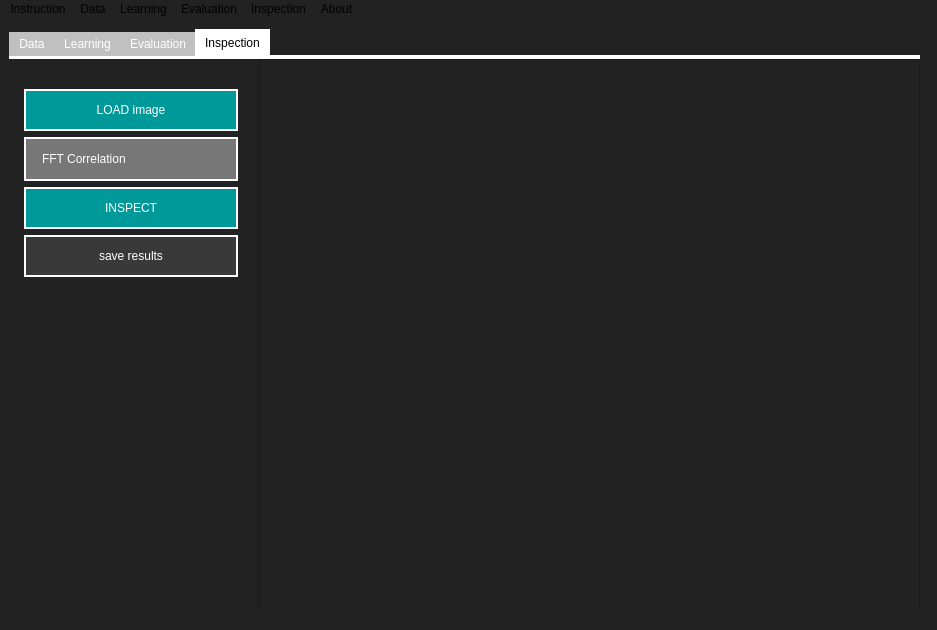
<?xml version="1.0" encoding="UTF-8"?>
<ui version="4.0">
 <class>MainWindow</class>
 <widget class="QMainWindow" name="MainWindow">
  <property name="geometry">
   <rect>
    <x>0</x>
    <y>0</y>
    <width>937</width>
    <height>630</height>
   </rect>
  </property>
  <property name="windowTitle">
   <string>Pridentifier</string>
  </property>
  <property name="styleSheet">
   <string notr="true">background-color: #222222;</string>
  </property>
  <widget class="QWidget" name="centralwidget">
   <widget class="QWidget" name="gridLayoutWidget">
    <property name="geometry">
     <rect>
      <x>9</x>
      <y>9</y>
      <width>911</width>
      <height>611</height>
     </rect>
    </property>
    <layout class="QGridLayout" name="gridLayout">
     <item row="0" column="0">
      <widget class="QTabWidget" name="tabWidget">
       <property name="styleSheet">
        <string notr="true">QTabWidget::pane {
    border-top: 4px solid #fff;
    background-color: #fff;
}

QTabWidget::tab-bar:top {
    top: 1px;
}

QTabWidget::tab-bar:bottom {
    bottom: 1px;
}

QTabWidget::tab-bar:left {
    right: 1px;
}

QTabWidget::tab-bar:right {
    left: 1px;
}

QTabBar::tab {
    border: 0px solid #fff;
	background-color: #393939;
	color: #fff;
	

}

QTabBar::tab:selected {
    background: white;
	color: #000;
}

QTabBar::tab:!selected {
    background: silver;
}

QTabBar::tab:!selected:hover {
    background: #777777;
}

QTabBar::tab:top:!selected {
    margin-top: 3px;
}

QTabBar::tab:bottom:!selected {
    margin-bottom: 3px;
}

QTabBar::tab:top, QTabBar::tab:bottom {
    min-width: 8ex;
    margin-right: -1px;
    padding: 5px 10px 5px 10px;
}

QTabBar::tab:top:selected {
    border-bottom-color: none;
}

QTabBar::tab:bottom:selected {
    border-top-color: none;
}

QTabBar::tab:top:last, QTabBar::tab:bottom:last,
QTabBar::tab:top:only-one, QTabBar::tab:bottom:only-one {
    margin-right: 0;
}

QTabBar::tab:left:!selected {
    margin-right: 3px;
}

QTabBar::tab:right:!selected {
    margin-left: 3px;
}

QTabBar::tab:left, QTabBar::tab:right {
    min-height: 8ex;
    margin-bottom: -1px;
    padding: 10px 5px 10px 5px;

}

QTabBar::tab:left:selected {
    border-left-color: none;
}

QTabBar::tab:right:selected {
    border-right-color: none;
}

QTabBar::tab:left:last, QTabBar::tab:right:last,
QTabBar::tab:left:only-one, QTabBar::tab:right:only-one {
    margin-bottom: 0;
}</string>
       </property>
       <property name="currentIndex">
        <number>3</number>
       </property>
       <widget class="QWidget" name="tab">
        <property name="styleSheet">
         <string notr="true"/>
        </property>
        <attribute name="title">
         <string>Data</string>
        </attribute>
        <widget class="QWidget" name="horizontalLayoutWidget">
         <property name="geometry">
          <rect>
           <x>0</x>
           <y>0</y>
           <width>911</width>
           <height>591</height>
          </rect>
         </property>
         <layout class="QHBoxLayout" name="horizontalLayout_6">
          <item>
           <layout class="QVBoxLayout" name="verticalLayout_7">
            <property name="spacing">
             <number>-1</number>
            </property>
            <property name="leftMargin">
             <number>15</number>
            </property>
            <property name="topMargin">
             <number>30</number>
            </property>
            <property name="rightMargin">
             <number>15</number>
            </property>
            <property name="bottomMargin">
             <number>15</number>
            </property>
            <item>
             <widget class="QComboBox" name="load_method">
              <property name="styleSheet">
               <string notr="true">QComboBox {
	background-color: #777777;
	min-width: 160px;
	padding: 12px 16px;
	border: 2px solid #fff;
	color: #fff;
}


QComboBox::drop-down {
	border-left-width: 0px;
    border-left-color: none;
    border-left-style: solid; /* just a single line */
	margin-right: 10px;

}

QComboBox::down-arrow {
    image: url(/Users/resa/Projekte/Korensics/arrow.png);
	height: 100px;
}</string>
              </property>
              <item>
               <property name="text">
                <string>FFT Fingerprint</string>
               </property>
              </item>
              <item>
               <property name="text">
                <string>images only</string>
               </property>
              </item>
             </widget>
            </item>
            <item>
             <widget class="QPushButton" name="load">
              <property name="styleSheet">
               <string notr="true">QPushButton {
background-color: #009999;
min-width: 160px;
padding: 12px 16px;
border: 2px solid #fff;
color: #fff;
}
QPushButton:hover {
	background-color: #75bdc3;
}</string>
              </property>
              <property name="text">
               <string>LOAD</string>
              </property>
             </widget>
            </item>
            <item>
             <widget class="QPushButton" name="export_data">
              <property name="styleSheet">
               <string notr="true">QPushButton {
	display: none;
	background-color: #393939;
	min-width: 160px;
	padding: 12px 16px;
	border: 2px solid #fff;
	color: #fff;
}

QPushButton:hover {
	background-color: #777777;
}</string>
              </property>
              <property name="text">
               <string>export data</string>
              </property>
             </widget>
            </item>
            <item>
             <widget class="QPushButton" name="import_data">
              <property name="styleSheet">
               <string notr="true">QPushButton{
	display: none;
	background-color: #393939;
	min-width: 160px;
	padding: 12px 16px;
	border: 2px solid #fff;
	color: #fff;
}

QPushButton:hover {
	background-color: #777777;
}</string>
              </property>
              <property name="text">
               <string>import data</string>
              </property>
             </widget>
            </item>
            <item>
             <spacer name="verticalSpacer_12">
              <property name="orientation">
               <enum>Qt::Vertical</enum>
              </property>
              <property name="sizeHint" stdset="0">
               <size>
                <width>20</width>
                <height>40</height>
               </size>
              </property>
             </spacer>
            </item>
           </layout>
          </item>
          <item>
           <widget class="QListWidget" name="listWidget_6">
            <property name="styleSheet">
             <string notr="true">border: 0px;</string>
            </property>
           </widget>
          </item>
         </layout>
        </widget>
       </widget>
       <widget class="QWidget" name="tab_2">
        <attribute name="title">
         <string>Learning</string>
        </attribute>
        <widget class="QWidget" name="horizontalLayoutWidget_2">
         <property name="geometry">
          <rect>
           <x>0</x>
           <y>0</y>
           <width>911</width>
           <height>591</height>
          </rect>
         </property>
         <layout class="QHBoxLayout" name="horizontalLayout_2">
          <item>
           <layout class="QVBoxLayout" name="verticalLayout_3">
            <property name="leftMargin">
             <number>15</number>
            </property>
            <property name="topMargin">
             <number>30</number>
            </property>
            <property name="rightMargin">
             <number>15</number>
            </property>
            <property name="bottomMargin">
             <number>15</number>
            </property>
            <item>
             <widget class="QComboBox" name="train_method">
              <property name="styleSheet">
               <string notr="true">QComboBox {
	background-color: #777777;
	min-width: 160px;
	padding: 12px 16px;
	border: 2px solid #fff;
	color: #fff;
}


QComboBox::drop-down {
	border-left-width: 0px;
    border-left-color: none;
    border-left-style: solid; /* just a single line */
	margin-right: 10px;

}

QComboBox::down-arrow {
    image: url(/Users/resa/Projekte/Korensics/arrow.png);
	height: 100px;
}</string>
              </property>
              <item>
               <property name="text">
                <string>FFT Correlation</string>
               </property>
              </item>
              <item>
               <property name="text">
                <string>Bayes Classifier</string>
               </property>
              </item>
              <item>
               <property name="text">
                <string>Support Vector Machine</string>
               </property>
              </item>
              <item>
               <property name="text">
                <string>Neural Network</string>
               </property>
              </item>
             </widget>
            </item>
            <item>
             <widget class="QPushButton" name="train">
              <property name="styleSheet">
               <string notr="true">QPushButton{
	background-color: #009999;
	min-width: 160px;
	padding: 12px 16px;
	border: 2px solid #fff;
	color: #fff;
}

QPushButton:hover {
	background-color: #75bdc3;
}</string>
              </property>
              <property name="text">
               <string>TRAIN</string>
              </property>
             </widget>
            </item>
            <item>
             <widget class="QPushButton" name="export_knowledge">
              <property name="styleSheet">
               <string notr="true">QPushButton {
	display: none;
	background-color: #393939;
	min-width: 160px;
	padding: 12px 16px;
	border: 2px solid #fff;
	color: #fff;
}

QPushButton:hover {
	background-color: #777777;
}</string>
              </property>
              <property name="text">
               <string>export knowledge</string>
              </property>
             </widget>
            </item>
            <item>
             <widget class="QPushButton" name="import_knowledge">
              <property name="styleSheet">
               <string notr="true">QPushButton {
	display: none;
	background-color: #393939;
	min-width: 160px;
	padding: 12px 16px;
	border: 2px solid #fff;
	color: #fff;
}

QPushButton:hover {
	background-color: #777777;
}</string>
              </property>
              <property name="text">
               <string>import knowledge</string>
              </property>
             </widget>
            </item>
            <item>
             <spacer name="verticalSpacer_13">
              <property name="orientation">
               <enum>Qt::Vertical</enum>
              </property>
              <property name="sizeHint" stdset="0">
               <size>
                <width>20</width>
                <height>40</height>
               </size>
              </property>
             </spacer>
            </item>
           </layout>
          </item>
          <item>
           <widget class="QListWidget" name="listWidget_2">
            <property name="styleSheet">
             <string notr="true">border: 0px;</string>
            </property>
           </widget>
          </item>
         </layout>
        </widget>
       </widget>
       <widget class="QWidget" name="tab_3">
        <attribute name="title">
         <string>Evaluation</string>
        </attribute>
        <widget class="QWidget" name="horizontalLayoutWidget_3">
         <property name="geometry">
          <rect>
           <x>0</x>
           <y>0</y>
           <width>911</width>
           <height>591</height>
          </rect>
         </property>
         <layout class="QHBoxLayout" name="horizontalLayout_3">
          <item>
           <layout class="QVBoxLayout" name="verticalLayout_4">
            <property name="leftMargin">
             <number>15</number>
            </property>
            <property name="topMargin">
             <number>30</number>
            </property>
            <property name="rightMargin">
             <number>15</number>
            </property>
            <property name="bottomMargin">
             <number>15</number>
            </property>
            <item>
             <widget class="QComboBox" name="evaluation_method">
              <property name="styleSheet">
               <string notr="true">QComboBox {
	background-color: #777777;
	min-width: 160px;
	padding: 12px 16px;
	border: 2px solid #fff;
	color: #fff;
}


QComboBox::drop-down {
	border-left-width: 0px;
    border-left-color: none;
    border-left-style: solid; /* just a single line */
	margin-right: 10px;

}

QComboBox::down-arrow {
    image: url(/Users/resa/Projekte/Korensics/arrow.png);
	height: 100px;
}</string>
              </property>
              <item>
               <property name="text">
                <string>FFT Correlation</string>
               </property>
              </item>
              <item>
               <property name="text">
                <string>Naive Bayes</string>
               </property>
              </item>
              <item>
               <property name="text">
                <string>Support Vector Machine</string>
               </property>
              </item>
              <item>
               <property name="text">
                <string>Neural Network</string>
               </property>
              </item>
             </widget>
            </item>
            <item>
             <widget class="QPushButton" name="evaluate">
              <property name="styleSheet">
               <string notr="true">QPushButton{
	background-color: #009999;
	min-width: 160px;
	padding: 12px 16px;
	border: 2px solid #fff;
	color: #fff;
}

QPushButton:hover {
	background-color: #75bdc3;
}</string>
              </property>
              <property name="text">
               <string>EVALUATE</string>
              </property>
             </widget>
            </item>
            <item>
             <widget class="QPushButton" name="save_statistics">
              <property name="styleSheet">
               <string notr="true">QPushButton {
	display: none;
	background-color: #393939;
	min-width: 160px;
	padding: 12px 16px;
	border: 2px solid #fff;
	color: #fff;
}

QPushButton:hover {
	background-color: #777777;
}</string>
              </property>
              <property name="text">
               <string>save statistics</string>
              </property>
             </widget>
            </item>
            <item>
             <spacer name="verticalSpacer_5">
              <property name="orientation">
               <enum>Qt::Vertical</enum>
              </property>
              <property name="sizeHint" stdset="0">
               <size>
                <width>20</width>
                <height>40</height>
               </size>
              </property>
             </spacer>
            </item>
           </layout>
          </item>
          <item>
           <widget class="QListWidget" name="listWidget_3"/>
          </item>
         </layout>
        </widget>
       </widget>
       <widget class="QWidget" name="tab_4">
        <attribute name="title">
         <string>Inspection</string>
        </attribute>
        <widget class="QWidget" name="horizontalLayoutWidget_4">
         <property name="geometry">
          <rect>
           <x>0</x>
           <y>0</y>
           <width>911</width>
           <height>591</height>
          </rect>
         </property>
         <layout class="QHBoxLayout" name="horizontalLayout_4">
          <item>
           <layout class="QVBoxLayout" name="verticalLayout_5">
            <property name="spacing">
             <number>-1</number>
            </property>
            <property name="leftMargin">
             <number>15</number>
            </property>
            <property name="topMargin">
             <number>30</number>
            </property>
            <property name="rightMargin">
             <number>15</number>
            </property>
            <property name="bottomMargin">
             <number>15</number>
            </property>
            <item>
             <widget class="QPushButton" name="load_image">
              <property name="styleSheet">
               <string notr="true">QPushButton{
	background-color: #009999;
	min-width: 160px;
	padding: 12px 16px;
	border: 2px solid #fff;
	color: #fff;
}

QPushButton:hover {
	background-color: #75bdc3;
}</string>
              </property>
              <property name="text">
               <string>LOAD image</string>
              </property>
             </widget>
            </item>
            <item>
             <widget class="QComboBox" name="inspection_method">
              <property name="styleSheet">
               <string notr="true">QComboBox {
	background-color: #777777;
	min-width: 160px;
	padding: 12px 16px;
	border: 2px solid #fff;
	color: #fff;
}


QComboBox::drop-down {
	border-left-width: 0px;
    border-left-color: none;
    border-left-style: solid; /* just a single line */
	margin-right: 10px;

}

QComboBox::down-arrow {
    image: url(/Users/resa/Projekte/Korensics/arrow.png);
	height: 100px;
}</string>
              </property>
              <item>
               <property name="text">
                <string>FFT Correlation</string>
               </property>
              </item>
              <item>
               <property name="text">
                <string>Bayes Classifier</string>
               </property>
              </item>
              <item>
               <property name="text">
                <string>Support Vector Machine</string>
               </property>
              </item>
              <item>
               <property name="text">
                <string>Neural Networks</string>
               </property>
              </item>
             </widget>
            </item>
            <item>
             <widget class="QPushButton" name="inspect">
              <property name="styleSheet">
               <string notr="true">QPushButton{
	background-color: #009999;
	min-width: 160px;
	padding: 12px 16px;
	border: 2px solid #fff;
	color: #fff;
}

QPushButton:hover {
	background-color: #75bdc3;
}</string>
              </property>
              <property name="text">
               <string>INSPECT</string>
              </property>
             </widget>
            </item>
            <item>
             <widget class="QPushButton" name="save_results">
              <property name="styleSheet">
               <string notr="true">QPushButton {
	display: none;
	background-color: #393939;
	min-width: 160px;
	padding: 12px 16px;
	border: 2px solid #fff;
	color: #fff;
}

QPushButton:hover {
	background-color: #777777;
}</string>
              </property>
              <property name="text">
               <string>save results</string>
              </property>
             </widget>
            </item>
            <item>
             <spacer name="verticalSpacer_8">
              <property name="orientation">
               <enum>Qt::Vertical</enum>
              </property>
              <property name="sizeHint" stdset="0">
               <size>
                <width>20</width>
                <height>40</height>
               </size>
              </property>
             </spacer>
            </item>
           </layout>
          </item>
          <item>
           <widget class="QListWidget" name="listWidget_4"/>
          </item>
         </layout>
        </widget>
       </widget>
      </widget>
     </item>
    </layout>
   </widget>
  </widget>
  <widget class="QMenuBar" name="menubar">
   <property name="geometry">
    <rect>
     <x>0</x>
     <y>0</y>
     <width>937</width>
     <height>22</height>
    </rect>
   </property>
   <property name="autoFillBackground">
    <bool>false</bool>
   </property>
   <property name="styleSheet">
    <string notr="true"/>
   </property>
   <widget class="QMenu" name="menuData">
    <property name="title">
     <string>Data</string>
    </property>
    <addaction name="actionload"/>
    <addaction name="actionimport"/>
   </widget>
   <widget class="QMenu" name="menuKnowledge">
    <property name="title">
     <string>Learning</string>
    </property>
    <addaction name="actiontrain"/>
    <addaction name="actionimport_2"/>
   </widget>
   <widget class="QMenu" name="menuTest">
    <property name="title">
     <string>Evaluation</string>
    </property>
    <addaction name="actionevaluate"/>
   </widget>
   <widget class="QMenu" name="menuInspection">
    <property name="title">
     <string>Inspection</string>
    </property>
    <addaction name="actionload_document"/>
    <addaction name="actioninspect"/>
   </widget>
   <widget class="QMenu" name="menuAbout">
    <property name="title">
     <string>About</string>
    </property>
   </widget>
   <widget class="QMenu" name="menuIntroduction">
    <property name="title">
     <string>Instruction</string>
    </property>
   </widget>
   <addaction name="menuIntroduction"/>
   <addaction name="menuData"/>
   <addaction name="menuKnowledge"/>
   <addaction name="menuTest"/>
   <addaction name="menuInspection"/>
   <addaction name="menuAbout"/>
  </widget>
  <widget class="QStatusBar" name="statusbar"/>
  <action name="actionload">
   <property name="text">
    <string>load</string>
   </property>
  </action>
  <action name="actionimport">
   <property name="text">
    <string>import data</string>
   </property>
  </action>
  <action name="actiontrain">
   <property name="text">
    <string>train</string>
   </property>
  </action>
  <action name="actionimport_2">
   <property name="text">
    <string>import knowledge</string>
   </property>
  </action>
  <action name="actionevaluate">
   <property name="text">
    <string>evaluate</string>
   </property>
  </action>
  <action name="actionload_document">
   <property name="text">
    <string>load image</string>
   </property>
  </action>
  <action name="actioninspect">
   <property name="text">
    <string>inspect</string>
   </property>
  </action>
 </widget>
 <resources/>
 <connections>
  <connection>
   <sender>load</sender>
   <signal>clicked()</signal>
   <receiver>MainWindow</receiver>
   <slot>loadDB()</slot>
   <hints>
    <hint type="sourcelabel">
     <x>200</x>
     <y>159</y>
    </hint>
    <hint type="destinationlabel">
     <x>-2</x>
     <y>120</y>
    </hint>
   </hints>
  </connection>
  <connection>
   <sender>export_data</sender>
   <signal>clicked()</signal>
   <receiver>MainWindow</receiver>
   <slot>saveSpectra()</slot>
   <hints>
    <hint type="sourcelabel">
     <x>157</x>
     <y>206</y>
    </hint>
    <hint type="destinationlabel">
     <x>1</x>
     <y>193</y>
    </hint>
   </hints>
  </connection>
  <connection>
   <sender>import_data</sender>
   <signal>clicked()</signal>
   <receiver>MainWindow</receiver>
   <slot>getSpectra()</slot>
   <hints>
    <hint type="sourcelabel">
     <x>25</x>
     <y>246</y>
    </hint>
    <hint type="destinationlabel">
     <x>-4</x>
     <y>238</y>
    </hint>
   </hints>
  </connection>
 </connections>
 <slots>
  <slot>loadDB()</slot>
  <slot>saveSpectra()</slot>
  <slot>getSpectra()</slot>
 </slots>
</ui>
